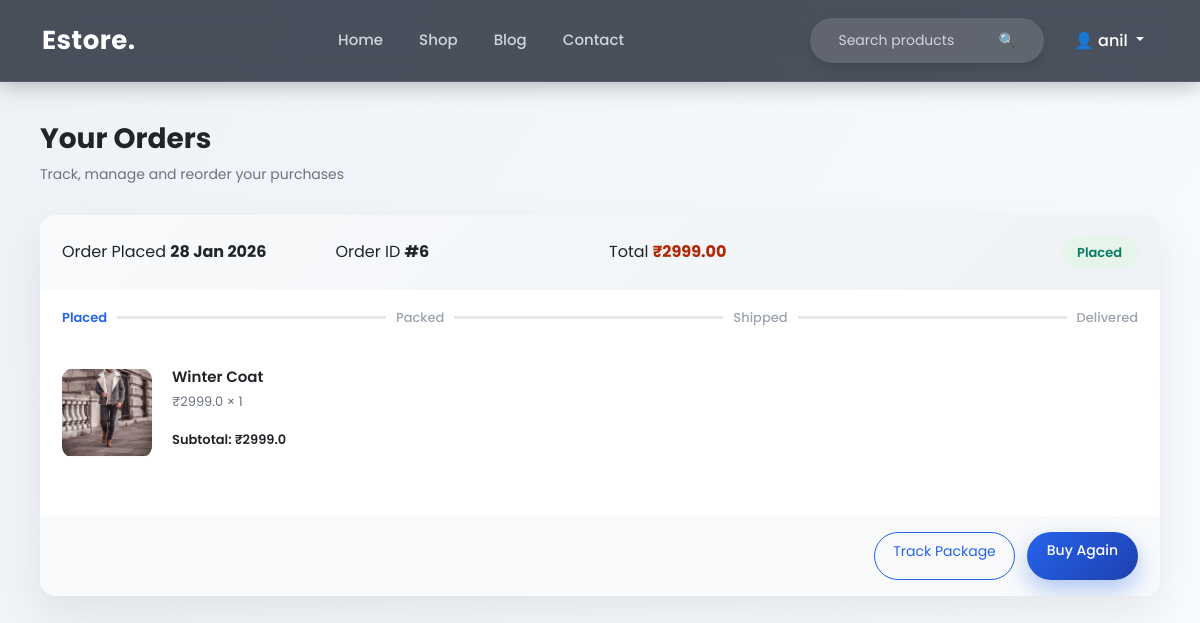
/orders (signed in), run on the app's committed database.
### models.py (models this page shows)
class User(UserMixin, db.Model):
    id = db.Column(db.Integer, primary_key=True)
    name = db.Column(db.String(100))
    email = db.Column(db.String(100), unique=True)
    password = db.Column(db.String(200))
    role = db.Column(db.String(20), default='user')

class Order(db.Model):
    id = db.Column(db.Integer, primary_key=True)
    user_id = db.Column(db.Integer, db.ForeignKey('user.id'), nullable=False)
    total_amount = db.Column(db.Float, nullable=False)
    status = db.Column(db.String(20), default="Placed")
    created_at = db.Column(db.DateTime, default=datetime.utcnow)
    items = db.relationship('OrderItem', backref='order', lazy=True)

class OrderItem(db.Model):
    id = db.Column(db.Integer, primary_key=True)
    order_id = db.Column(db.Integer, db.ForeignKey('order.id'), nullable=False)
    product_id = db.Column(db.Integer, db.ForeignKey('product.id'), nullable=False)
    quantity = db.Column(db.Integer, nullable=False)
    price = db.Column(db.Float, nullable=False)
    product = db.relationship('Product')

class Product(db.Model):
    id = db.Column(db.Integer, primary_key=True)
    name = db.Column(db.String(100))
    price = db.Column(db.Integer)
    category = db.Column(db.String(50))
    season = db.Column(db.String(50))
    description = db.Column(db.Text)
    image = db.Column(db.String(300))
    reviews = db.relationship('Review', backref='product', lazy=True)

### app.py (the view)
@app.route("/orders")
@login_required
def orders():
    orders = Order.query.filter_by(user_id=current_user.id)\
                        .order_by(Order.created_at.desc())\
                        .all()
    return render_template("orders.html", orders=orders)

### app.py (called while the page is built)
@login_manager.user_loader
def load_user(user_id):
    return User.query.get(int(user_id))

### templates/orders.html
{% extends "base.html" %}
{% block content %}
<div class="orders-wrapper">
    <div class="orders-header">
        <h2>Your Orders</h2>
        <p>Track, manage and reorder your purchases</p>
    </div>
    {% if orders %}
        {% for order in orders %}
        <div class="order-card">
            <div class="order-header">
                <div>
                    <span>Order Placed</span>
                    <strong>{{ order.created_at.strftime('%d %b %Y') }}</strong>
                </div>
                <div>
                    <span>Order ID</span>
                    <strong>#{{ order.id }}</strong>
                </div>
                <div>
                    <span>Total</span>
                    <strong class="price">₹{{ "%.2f"|format(order.total_amount) }}</strong>
                </div>
                <span class="order-status">{{ order.status }}</span>
            </div>
            {% set steps = ['Placed', 'Packed', 'Shipped', 'Delivered'] %}
            <div class="order-progress">
                {% for step in steps %}
                    <div class="progress-step
                        {% if steps.index(step) <= steps.index(order.status) %}
                            completed
                        {% endif %}
                    ">
                        {{ step }}
                    </div>
                    {% if not loop.last %}
                        <div class="progress-line"></div>
                    {% endif %}
                {% endfor %}
            </div>
            <div class="order-items">
                {% for item in order.items %}
                <div class="order-item">
                    <img src="{{ url_for('static', filename=item.product.image) }}"
                         alt="{{ item.product.name }}"
                         onerror="this.src='{{ url_for('static', filename='images/default.png') }}'">
                    <div class="item-details">
                        <h5>{{ item.product.name }}</h5>
                        <p>₹{{ item.price }} × {{ item.quantity }}</p>
                        <span>Subtotal: ₹{{ item.price * item.quantity }}</span>
                    </div>
                </div>
                {% endfor %}
            </div>
            <div class="order-footer">
                <a href="{{ url_for('track_order', order_id=order.id) }}"
                   class="btn-outline">
                   Track Package
                </a>
                <a href="{{ url_for('buy_again', order_id=order.id) }}"
                   class="btn-primary">
                   Buy Again
                </a>
            </div>
        </div>
        {% endfor %}
    {% else %}
        <div class="empty-orders">
            <h4>No orders yet 😕</h4>
            <a href="/products" class="btn-primary">Start Shopping</a>
        </div>
    {% endif %}
</div>
{% endblock %}

### templates/base.html (shortened to what this page needs)
<!DOCTYPE html>
<html lang="en">
<head>
    <link href="https://cdn.jsdelivr.net/npm/bootstrap@5.3.2/dist/css/bootstrap.min.css" rel="stylesheet">
    <link rel="stylesheet" href="{{ url_for('static', filename='style.css') }}">
</head>
<body>
<nav class="navbar navbar-expand-lg custom-navbar">
  <div class="container">
    <a class="navbar-brand" href="/">Estore.</a>
    <div class="collapse navbar-collapse" id="navMenu">
      <ul class="navbar-nav mx-auto">
        <li class="nav-item"><a class="nav-link" href="/">Home</a></li>
        <li class="nav-item"><a class="nav-link" href="/products">Shop</a></li>
        <li class="nav-item"><a class="nav-link" href="#">Blog</a></li>
        <li class="nav-item"><a class="nav-link" href="#">Contact</a></li>
      </ul>
      <div class="d-flex align-items-center gap-3">
        <form class="search-box">
          <input type="text" placeholder="Search products">
          <button type="submit">🔍</button>
        </form>
        {% if current_user.is_authenticated %}
        <div class="dropdown">
          <a class="profile-btn dropdown-toggle"
             href="#"
             role="button"
             data-bs-toggle="dropdown"
             aria-expanded="false">
            👤 {{ current_user.name }}
          </a>
        </div>
        {% else %}
        <a href="/login" class="btn btn-outline-light btn-sm">Login</a>
        <a href="/register" class="btn btn-primary btn-sm">Register</a>
        {% endif %}
      </div>
    </div>
  </div>
</nav>
{% block content %}{% endblock %}
</body>
</html>

### data on the page
User: name "anil"
Order: created_at "28 Jan 2026", id "6", total_amount "2999.00", status "Placed", steps "Placed" "Packed" "Shipped" "Delivered"
OrderItem: image (picture), product.name "Winter Coat", price "2999.0", quantity "1", item.price*item.quantity "2999.0"
